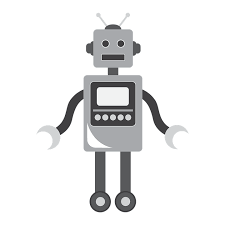
#> input picture robot.png, 225 x 225 px
$ python main.py   (Python 2 division)
#> lines starting #> are read from the running program, lines starting #| are printed output that depends on the picture
### utilities.py
import numpy as np
from PIL import Image


def image_to_list(filename):
#> called with filename = 'robot.png'
	img = Image.open(filename)
#> img is the input picture: PIL image 225x225 P; mean R, G, B 233.9, 234.1, 234.5
	img.load()
	data = np.asarray(img, dtype="int32")
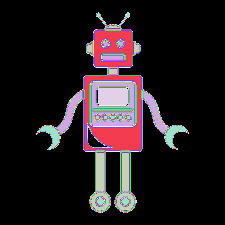
#> data: shape (225, 225) int32; 44 distinct labels, from 0 to 43; one colour per label, 0 black
	return data.tolist()


# [7 lines left out: function write_image, not called in this run]


### main.py
import utilities

# [168 lines left out: functions rotate_90_degrees, flip_image, invert_grayscale, crop, not called in this run]

def rgb_to_grayscale(rgb_image_array):

    '''
	(list) -> (list)
	Takes in an rgb image array, and returns the converted grayscale image array.

	[
    [ [255, 10, 0],[0,15, 42],[4, 200, 190] ],
    [ [200, 20, 5],[4, 200, 190],[22, 59, 240] ],
    [ [143, 0, 1],[78, 31, 199],[159, 180, 217] ]
    ]
    '''

    m = len(rgb_image_array)                                                        # len rows
#> m = 225
    n = len(rgb_image_array[1][:])
#> n = 225
    print(m,n)
#| 225 225

    rgim = rgb_image_array.copy()
#> rgim = 225 items
    print(rgim)
#> (printed output is left out)

    nl=[]
    new=[]

    final = []

    for y in range(n):                                      # making 0 array
        nl.append(0)
#> after the loop, nl = 225 values from 0 to 0
    for u in range(m):
        new.append(nl)


    for r in range(0,m):
        row=[]
        for c in range(0,n):
            row.append(((0.2989*rgim[r][c][0]) + (0.5870*rgim[r][c][1]) + (0.1140*rgim[r][c][2])))
        final.append(row)
#> after the loop, final = []

    return final

# [19 lines left out: function invert_rgb, not called in this run]


if (__name__ == "__main__"):
    file = 'robot.png'
#> (the run stopped early here; a loop or call above may not have finished)
